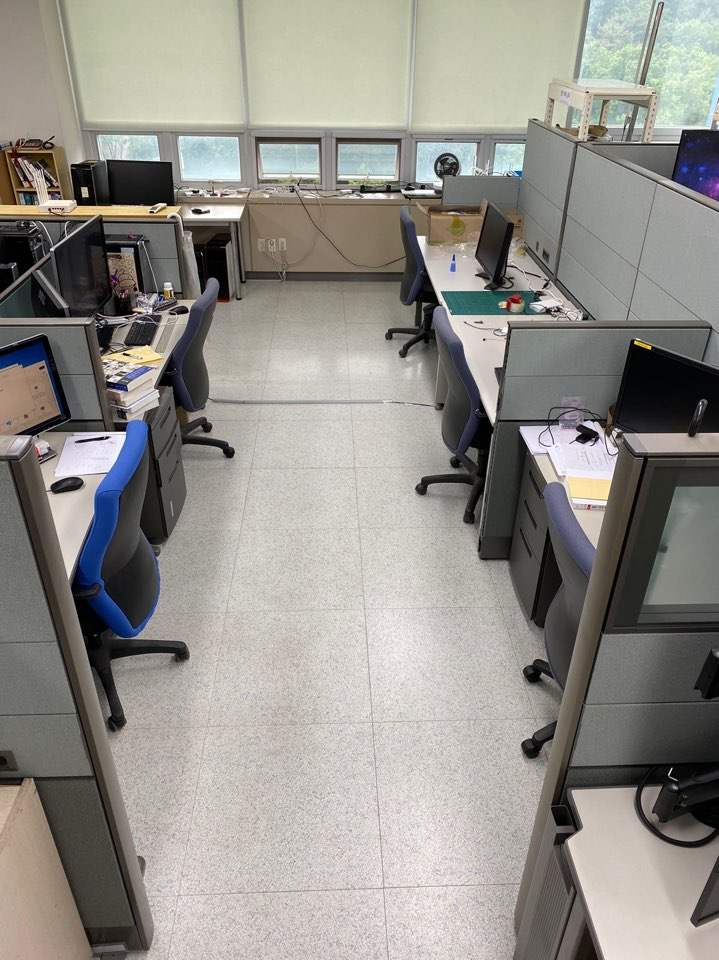
#> input picture real.jpg, 719 x 960 px
$ python newdrawpoly.py
#> lines starting #> are read from the running program, lines starting #| are printed output that depends on the picture
"""
================
Polygon Selector
================
Shows how one can select indices of a polygon interactively.
"""

import numpy as np

from matplotlib.widgets import PolygonSelector
from matplotlib.path import Path

import matplotlib.image as mpimg
import csv

f = open("smalldataset.csv", 'w', newline="")
writer = csv.writer(f)

class SelectFromCollection:
    """
    Select indices from a matplotlib collection using `PolygonSelector`.
    Selected indices are saved in the `ind` attribute. This tool fades out the
    points that are not part of the selection (i.e., reduces their alpha
    values). If your collection has alpha < 1, this tool will permanently
    alter the alpha values.
    Note that this tool selects collection objects based on their *origins*
    (i.e., `offsets`).
    Parameters
    ----------
    ax : `~matplotlib.axes.Axes`
        Axes to interact with.
    collection : `matplotlib.collections.Collection` subclass
        Collection you want to select from.
    alpha_other : 0 <= float <= 1
        To highlight a selection, this tool sets all selected points to an
        alpha value of 1 and non-selected points to *alpha_other*.
    """

    # def __init__(self, ax, collection, alpha_other=0.3):
    def __init__(self, ax):
        self.pfig = ax
        self.canvas = ax.figure.canvas
        # [12 lines of commented-out code are left out]

        self.poly = PolygonSelector(ax, self.onselect)
        # self.ind = []

    # [51 lines left out: function onselect, not called in this run]

        # plt.imshow(img)
        # plt.show()

    def disconnect(self):
        self.poly.disconnect_events()
        # self.fc[:, -1] = 1
        # self.collection.set_facecolors(self.fc)
        self.canvas.draw_idle()


if __name__ == '__main__':
    import matplotlib.pyplot as plt

    img = mpimg.imread("real.jpg")
#> img is the input picture: shape (960, 719, 3); mean R, G, B 146.6, 144, 138.1
    timg = mpimg.imread("ue4_topdown.jpg")
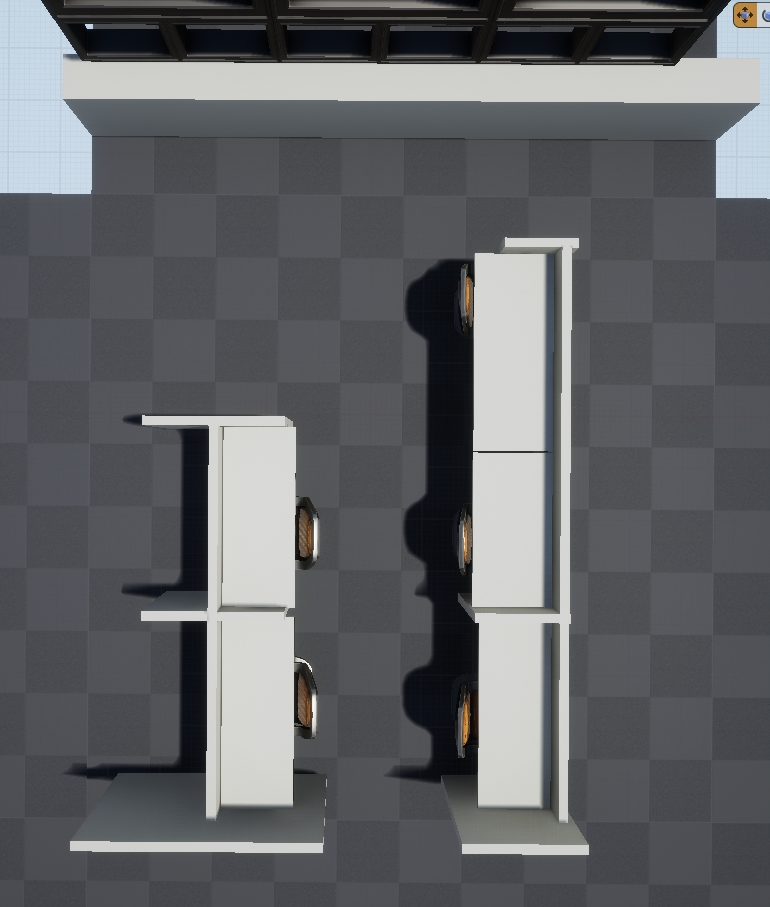
#> input picture ue4_topdown.jpg, 770 x 907 px
#> timg is the input picture: shape (907, 770, 3); mean R, G, B 98.2, 99.9, 103


    writer.writerow(['x1','y1','x2','y2'])
    plt.close('all')

    fig, (real_plot, virtual_plot) = plt.subplots(1,2)
    # fig, ax = plt.subplots()
    # f1 = real_plot.plot([],[],'ro')
    # f2 = virtual_plot.plot([], [], 'bo')
    real_plot.imshow(img)
    virtual_plot.imshow(timg)
    # [6 lines of commented-out code are left out]
    selector = SelectFromCollection(real_plot)
    selector2 = SelectFromCollection(virtual_plot)

    print("Select points in the figure by enclosing them within a polygon.")
    print("Press the 'esc' key to start a new polygon.")
    print("Try holding the 'shift' key to move all of the vertices.")
    print("Try holding the 'ctrl' key to move a single vertex.")

    plt.show()
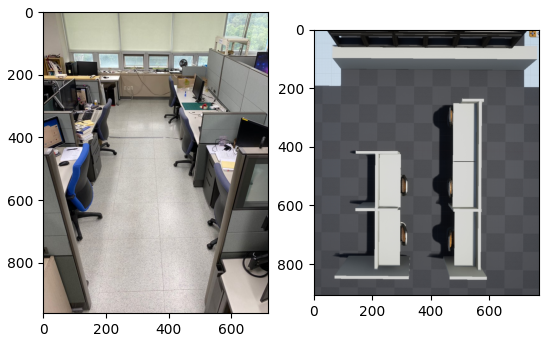
#> figure drawn by matplotlib, 2 panels

    selector.disconnect()
    selector2.disconnect()

    # After figure is closed print the coordinates of the selected points
    print('\nSelected points:')
    # print(selector.xys[selector.ind])

#############################################################################
#
# .. admonition:: References
#
#    The use of the following functions, methods, classes and modules is shown
#    in this example:
#
#    - `matplotlib.widgets.PolygonSelector`
#    - `matplotlib.path.Path`
